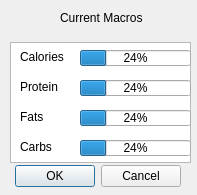
<?xml version="1.0" encoding="UTF-8"?>
<ui version="4.0">
 <class>Dialog</class>
 <widget class="QDialog" name="Dialog">
  <property name="geometry">
   <rect>
    <x>0</x>
    <y>0</y>
    <width>197</width>
    <height>195</height>
   </rect>
  </property>
  <property name="windowTitle">
   <string>Dialog</string>
  </property>
  <widget class="QDialogButtonBox" name="buttonBox">
   <property name="geometry">
    <rect>
     <x>-160</x>
     <y>160</y>
     <width>341</width>
     <height>32</height>
    </rect>
   </property>
   <property name="orientation">
    <enum>Qt::Horizontal</enum>
   </property>
   <property name="standardButtons">
    <set>QDialogButtonBox::Cancel|QDialogButtonBox::Ok</set>
   </property>
  </widget>
  <widget class="QLabel" name="label_6">
   <property name="geometry">
    <rect>
     <x>20</x>
     <y>140</y>
     <width>47</width>
     <height>13</height>
    </rect>
   </property>
   <property name="text">
    <string>Carbs</string>
   </property>
  </widget>
  <widget class="QProgressBar" name="progressBar_2">
   <property name="geometry">
    <rect>
     <x>80</x>
     <y>80</y>
     <width>111</width>
     <height>16</height>
    </rect>
   </property>
   <property name="value">
    <number>24</number>
   </property>
  </widget>
  <widget class="QProgressBar" name="progressBar_3">
   <property name="geometry">
    <rect>
     <x>80</x>
     <y>110</y>
     <width>111</width>
     <height>16</height>
    </rect>
   </property>
   <property name="value">
    <number>24</number>
   </property>
  </widget>
  <widget class="QLabel" name="label_4">
   <property name="geometry">
    <rect>
     <x>20</x>
     <y>80</y>
     <width>47</width>
     <height>13</height>
    </rect>
   </property>
   <property name="text">
    <string>Protein</string>
   </property>
  </widget>
  <widget class="QTableWidget" name="tableWidget">
   <property name="geometry">
    <rect>
     <x>10</x>
     <y>42</y>
     <width>181</width>
     <height>121</height>
    </rect>
   </property>
  </widget>
  <widget class="QLabel" name="label_2">
   <property name="geometry">
    <rect>
     <x>60</x>
     <y>10</y>
     <width>111</width>
     <height>16</height>
    </rect>
   </property>
   <property name="text">
    <string>Current Macros</string>
   </property>
  </widget>
  <widget class="QLabel" name="label_3">
   <property name="geometry">
    <rect>
     <x>20</x>
     <y>50</y>
     <width>47</width>
     <height>13</height>
    </rect>
   </property>
   <property name="text">
    <string>Calories</string>
   </property>
  </widget>
  <widget class="QLabel" name="label_5">
   <property name="geometry">
    <rect>
     <x>20</x>
     <y>110</y>
     <width>47</width>
     <height>13</height>
    </rect>
   </property>
   <property name="text">
    <string>Fats</string>
   </property>
  </widget>
  <widget class="QProgressBar" name="progressBar">
   <property name="geometry">
    <rect>
     <x>80</x>
     <y>50</y>
     <width>111</width>
     <height>16</height>
    </rect>
   </property>
   <property name="value">
    <number>24</number>
   </property>
  </widget>
  <widget class="QProgressBar" name="progressBar_4">
   <property name="geometry">
    <rect>
     <x>80</x>
     <y>140</y>
     <width>111</width>
     <height>16</height>
    </rect>
   </property>
   <property name="value">
    <number>24</number>
   </property>
  </widget>
  <zorder>tableWidget</zorder>
  <zorder>buttonBox</zorder>
  <zorder>label_6</zorder>
  <zorder>progressBar_2</zorder>
  <zorder>progressBar_3</zorder>
  <zorder>label_4</zorder>
  <zorder>label_2</zorder>
  <zorder>label_3</zorder>
  <zorder>label_5</zorder>
  <zorder>progressBar</zorder>
  <zorder>progressBar_4</zorder>
 </widget>
 <resources/>
 <connections>
  <connection>
   <sender>buttonBox</sender>
   <signal>accepted()</signal>
   <receiver>Dialog</receiver>
   <slot>accept()</slot>
   <hints>
    <hint type="sourcelabel">
     <x>248</x>
     <y>254</y>
    </hint>
    <hint type="destinationlabel">
     <x>157</x>
     <y>274</y>
    </hint>
   </hints>
  </connection>
  <connection>
   <sender>buttonBox</sender>
   <signal>rejected()</signal>
   <receiver>Dialog</receiver>
   <slot>reject()</slot>
   <hints>
    <hint type="sourcelabel">
     <x>316</x>
     <y>260</y>
    </hint>
    <hint type="destinationlabel">
     <x>286</x>
     <y>274</y>
    </hint>
   </hints>
  </connection>
 </connections>
</ui>
